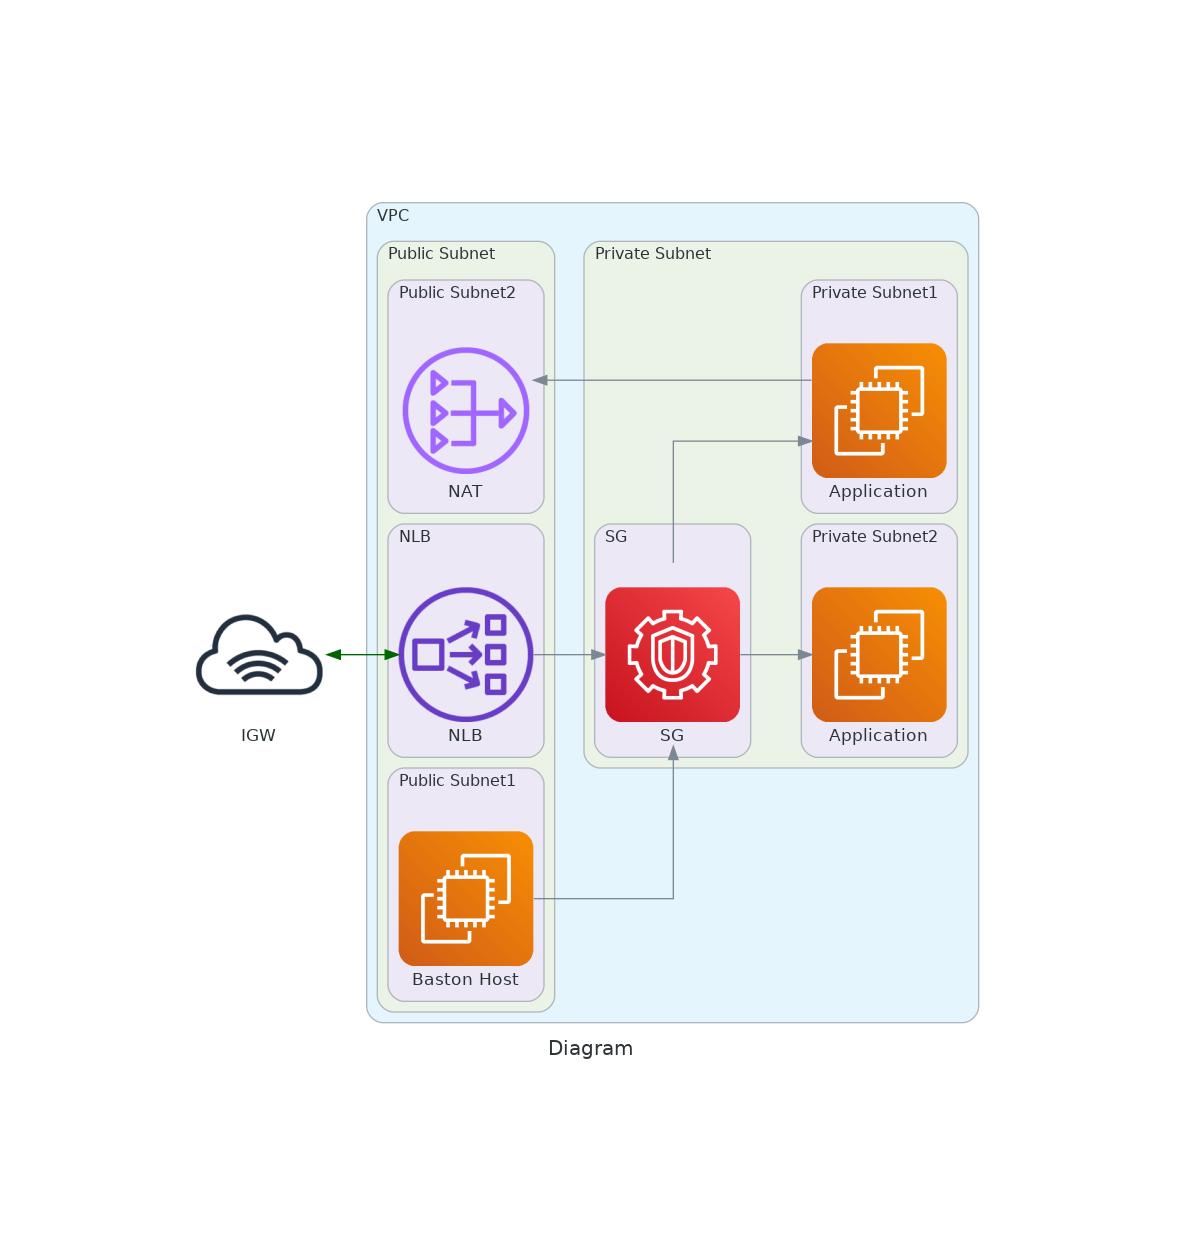

The Python source for this figure:
from diagrams import Cluster, Diagram, Edge
from diagrams.aws.network import PublicSubnet, NATGateway
from diagrams.aws.compute import EC2
from diagrams.aws.general import InternetGateway
from diagrams.aws.network import ElbNetworkLoadBalancer, NLB
from diagrams.aws.security import Guardduty

with Diagram("Diagram", show=False):
    IGW=InternetGateway("IGW")
    with Cluster("VPC"):
        with Cluster("Public Subnet"):
            with Cluster("NLB"):
                NetLB= NLB("NLB")
            with Cluster("Public Subnet2"):
                Pus2= NATGateway("NAT")
            with Cluster("Public Subnet1"):
                Pus1= EC2("Baston Host")

        with Cluster("Private Subnet"):
            with Cluster("Private Subnet1"):
                Pvs1= EC2("Application")
            with Cluster("SG"):
                SG = Guardduty("SG")
            with Cluster("Private Subnet2"):
                Pvs2= EC2("Application")

    IGW >> Edge(color="darkgreen") \
        << NetLB >> SG
    Pus1 >> SG
    SG >> [Pvs1, Pvs2]
    Pvs1 >> Pus2
